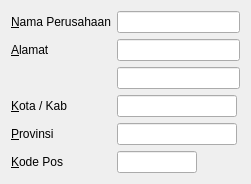
<?xml version="1.0" encoding="UTF-8"?>
<ui version="4.0">
 <class>CompanySettingsWidget</class>
 <widget class="QWidget" name="CompanySettingsWidget">
  <property name="geometry">
   <rect>
    <x>0</x>
    <y>0</y>
    <width>251</width>
    <height>168</height>
   </rect>
  </property>
  <property name="windowTitle">
   <string>Form</string>
  </property>
  <layout class="QFormLayout" name="formLayout">
   <item row="0" column="0">
    <widget class="QLabel" name="label">
     <property name="text">
      <string>&amp;Nama Perusahaan</string>
     </property>
     <property name="buddy">
      <cstring>nameEdit</cstring>
     </property>
    </widget>
   </item>
   <item row="0" column="1">
    <widget class="QLineEdit" name="nameEdit">
     <property name="maxLength">
      <number>100</number>
     </property>
    </widget>
   </item>
   <item row="1" column="0">
    <widget class="QLabel" name="label_2">
     <property name="text">
      <string>&amp;Alamat</string>
     </property>
     <property name="buddy">
      <cstring>address1Edit</cstring>
     </property>
    </widget>
   </item>
   <item row="1" column="1">
    <widget class="QLineEdit" name="address1Edit">
     <property name="maxLength">
      <number>200</number>
     </property>
    </widget>
   </item>
   <item row="2" column="1">
    <widget class="QLineEdit" name="address2Edit">
     <property name="maxLength">
      <number>200</number>
     </property>
    </widget>
   </item>
   <item row="3" column="0">
    <widget class="QLabel" name="label_5">
     <property name="text">
      <string>&amp;Kota / Kab</string>
     </property>
     <property name="buddy">
      <cstring>cityEdit</cstring>
     </property>
    </widget>
   </item>
   <item row="3" column="1">
    <widget class="QLineEdit" name="cityEdit">
     <property name="maximumSize">
      <size>
       <width>120</width>
       <height>16777215</height>
      </size>
     </property>
     <property name="maxLength">
      <number>100</number>
     </property>
    </widget>
   </item>
   <item row="4" column="0">
    <widget class="QLabel" name="label_6">
     <property name="text">
      <string>&amp;Provinsi</string>
     </property>
     <property name="buddy">
      <cstring>provinceEdit</cstring>
     </property>
    </widget>
   </item>
   <item row="4" column="1">
    <widget class="QLineEdit" name="provinceEdit">
     <property name="maximumSize">
      <size>
       <width>120</width>
       <height>16777215</height>
      </size>
     </property>
     <property name="maxLength">
      <number>100</number>
     </property>
    </widget>
   </item>
   <item row="5" column="0">
    <widget class="QLabel" name="label_7">
     <property name="text">
      <string>&amp;Kode Pos</string>
     </property>
     <property name="buddy">
      <cstring>postalCodeEdit</cstring>
     </property>
    </widget>
   </item>
   <item row="5" column="1">
    <widget class="QLineEdit" name="postalCodeEdit">
     <property name="maximumSize">
      <size>
       <width>80</width>
       <height>16777215</height>
      </size>
     </property>
     <property name="maxLength">
      <number>10</number>
     </property>
    </widget>
   </item>
  </layout>
 </widget>
 <resources/>
 <connections/>
</ui>
